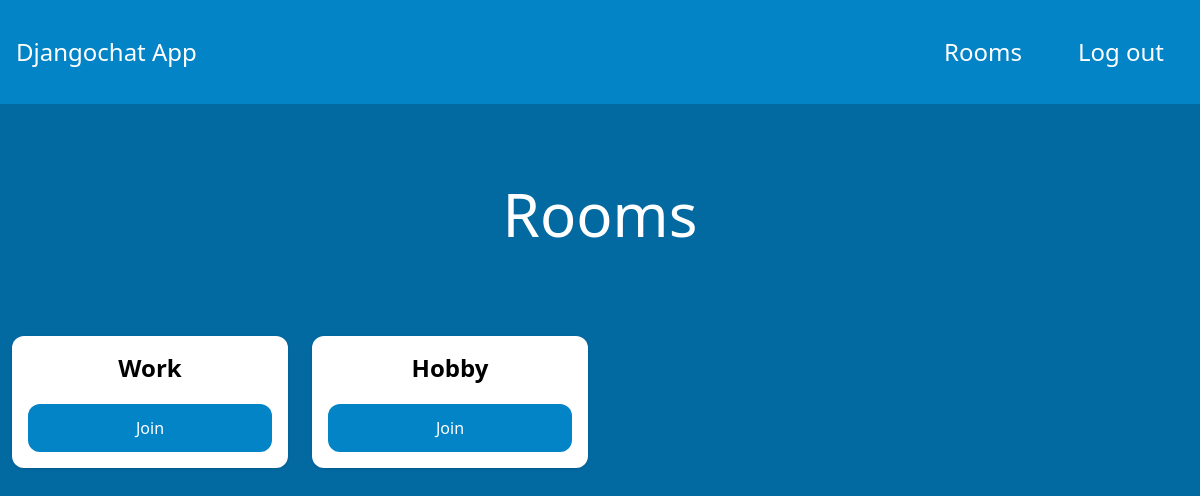
The app's page /rooms/ (signed in), older data.
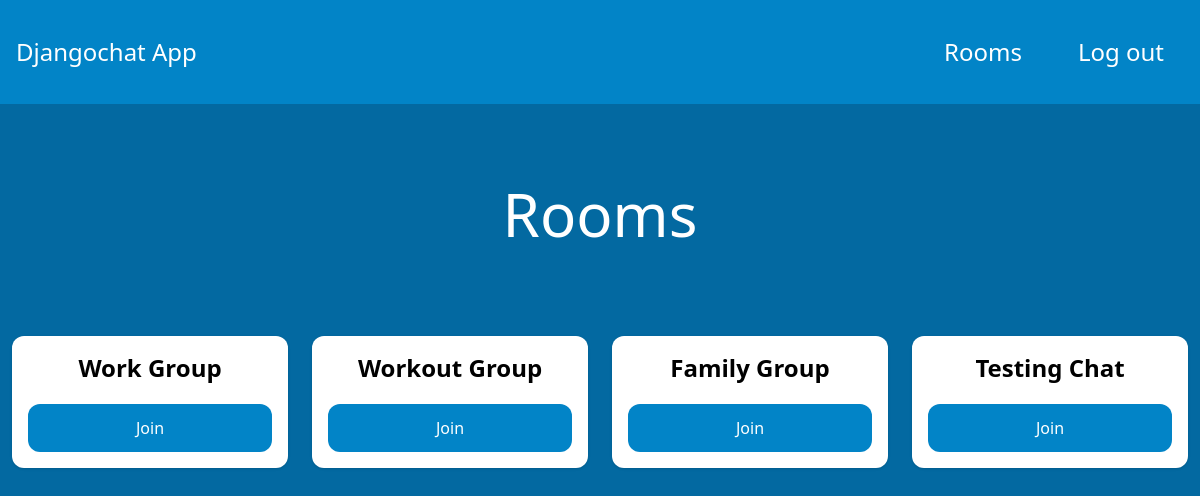
The same page, newer data.
### room/models.py (models this page shows)
class Room(models.Model):
    name = models.CharField(max_length=255)
    slug = models.SlugField(unique=True)

### room/views.py (the view)
# urls.py: path('rooms/', include('room.urls')),
@login_required
def rooms(request):
    rooms = Room.objects.all()
    return render(request, 'room/rooms.html', {'rooms': rooms})

### room/templates/room/rooms.html (shortened to what this page needs)
{% extends 'core/base.html' %}
{% block content %}
<div class="p-10 lg:p-20 text-center">
  <h1 class="text-3xl lg:text-6xl text-white">Rooms</h1>
</div>
<div class="w-full flex flex-wrap items-center">
  {% for room in rooms %}
  <div class="w-full lg:w-1/4 px-3 py-3">
    <div class="p-4 bg-white shadow rounded-xl text-center">
      <h2 class="mb-5 text-2xl font-semibold">{{ room.name }}</h2>
      <a href="{% url 'room' room.slug %}" class="px-5 py-3 block rounded-xl text-white bg-sky-600 hover:bg-sky-700">Join</a>
    </div>
  </div>
  {% endfor %}
</div>
{% endblock %}

### core/templates/core/base.html (shortened to what this page needs)
<!DOCTYPE html>
<html lang="en">
<head>
  <script src="https://cdn.tailwindcss.com"></script>
</head>
<body class="bg-sky-700">
  <nav class="flex items-center justify-between px-4 py-6 bg-sky-600">
    <div>
      <a href="/" class="text-2xl text-white">Djangochat App</a>
    </div>
    <div class="flex items-center space-x-4">
      {% if request.user.is_authenticated %}
      <a href="/rooms" class="px-5 py-3 text-2xl rounded-xl text-white hover:bg-sky-700">Rooms</a>
      <a href="/logout" class="px-5 py-3 text-2xl rounded-xl text-white hover:bg-sky-700">Log out</a>
      {% else %}
      <a href="/login" class="px-5 py-3 rounded-xl text-white bg-sky-600 hover:bg-sky-700">Log in</a>
      <a href="/signup" class="px-5 py-3 rounded-xl text-white bg-sky-600 hover:bg-sky-700">Sign up</a>
      {% endif %}
    </div>
  </nav>
  {% block content %}
  {% endblock %}
</body>
</html>

Row changes from the older to the newer data that the page shows:
changed Room: name "Work" → "Work Group"
changed Room: name "Hobby" → "Workout Group"
added Room: name "Family Group"
added Room: name "Testing Chat"
